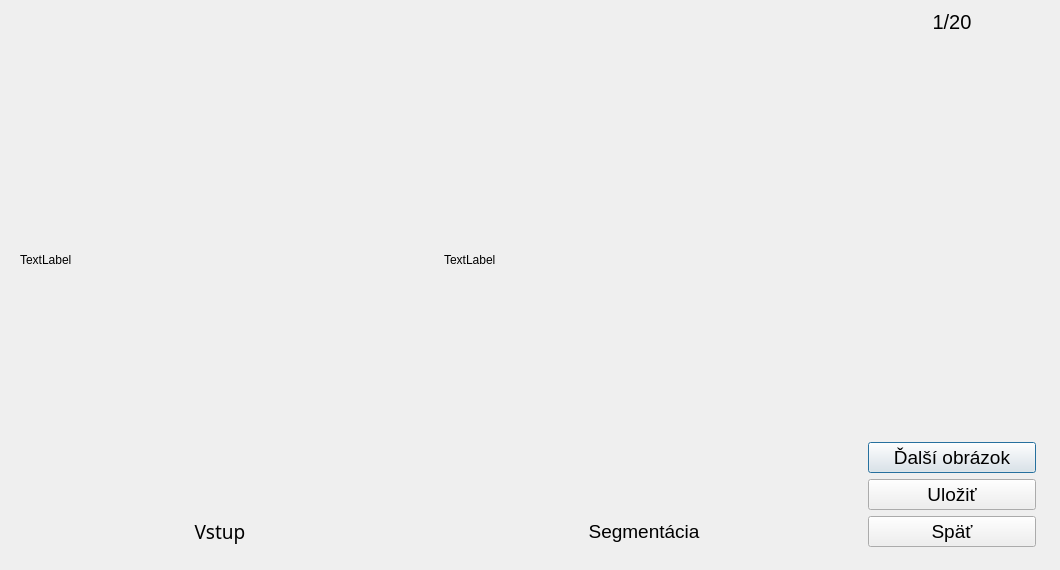
<?xml version="1.0" encoding="UTF-8"?>
<ui version="4.0">
 <class>Dialog</class>
 <widget class="QDialog" name="Dialog">
  <property name="geometry">
   <rect>
    <x>0</x>
    <y>0</y>
    <width>1060</width>
    <height>570</height>
   </rect>
  </property>
  <property name="windowTitle">
   <string>Segmentácia</string>
  </property>
  <widget class="QWidget" name="layoutWidget">
   <property name="geometry">
    <rect>
     <x>20</x>
     <y>10</y>
     <width>1016</width>
     <height>537</height>
    </rect>
   </property>
   <layout class="QHBoxLayout" name="horizontalLayout">
    <item>
     <layout class="QVBoxLayout" name="verticalLayout_2">
      <item>
       <widget class="QLabel" name="in_lb">
        <property name="sizePolicy">
         <sizepolicy hsizetype="Fixed" vsizetype="Fixed">
          <horstretch>0</horstretch>
          <verstretch>0</verstretch>
         </sizepolicy>
        </property>
        <property name="minimumSize">
         <size>
          <width>400</width>
          <height>500</height>
         </size>
        </property>
        <property name="autoFillBackground">
         <bool>true</bool>
        </property>
        <property name="text">
         <string>TextLabel</string>
        </property>
       </widget>
      </item>
      <item>
       <widget class="QLabel" name="label_3">
        <property name="font">
         <font>
          <family>Sans Serif</family>
          <pointsize>14</pointsize>
          <strikeout>false</strikeout>
          <kerning>true</kerning>
         </font>
        </property>
        <property name="autoFillBackground">
         <bool>false</bool>
        </property>
        <property name="text">
         <string>Vstup</string>
        </property>
        <property name="alignment">
         <set>Qt::AlignCenter</set>
        </property>
       </widget>
      </item>
     </layout>
    </item>
    <item>
     <spacer name="verticalSpacer_2">
      <property name="orientation">
       <enum>Qt::Vertical</enum>
      </property>
      <property name="sizeHint" stdset="0">
       <size>
        <width>18</width>
        <height>338</height>
       </size>
      </property>
     </spacer>
    </item>
    <item>
     <layout class="QVBoxLayout" name="verticalLayout_3">
      <item>
       <widget class="QLabel" name="out_lb">
        <property name="sizePolicy">
         <sizepolicy hsizetype="Fixed" vsizetype="Fixed">
          <horstretch>0</horstretch>
          <verstretch>0</verstretch>
         </sizepolicy>
        </property>
        <property name="minimumSize">
         <size>
          <width>400</width>
          <height>500</height>
         </size>
        </property>
        <property name="autoFillBackground">
         <bool>true</bool>
        </property>
        <property name="text">
         <string>TextLabel</string>
        </property>
       </widget>
      </item>
      <item>
       <widget class="QLabel" name="label_4">
        <property name="font">
         <font>
          <pointsize>14</pointsize>
          <strikeout>false</strikeout>
         </font>
        </property>
        <property name="text">
         <string>Segmentácia</string>
        </property>
        <property name="alignment">
         <set>Qt::AlignCenter</set>
        </property>
       </widget>
      </item>
     </layout>
    </item>
    <item>
     <spacer name="verticalSpacer_3">
      <property name="orientation">
       <enum>Qt::Vertical</enum>
      </property>
      <property name="sizeHint" stdset="0">
       <size>
        <width>18</width>
        <height>338</height>
       </size>
      </property>
     </spacer>
    </item>
    <item>
     <layout class="QVBoxLayout" name="verticalLayout_4">
      <item>
       <widget class="QLabel" name="counter">
        <property name="font">
         <font>
          <pointsize>15</pointsize>
         </font>
        </property>
        <property name="text">
         <string>1/20</string>
        </property>
        <property name="alignment">
         <set>Qt::AlignCenter</set>
        </property>
       </widget>
      </item>
      <item>
       <spacer name="verticalSpacer">
        <property name="orientation">
         <enum>Qt::Vertical</enum>
        </property>
        <property name="sizeHint" stdset="0">
         <size>
          <width>148</width>
          <height>218</height>
         </size>
        </property>
       </spacer>
      </item>
      <item>
       <layout class="QVBoxLayout" name="verticalLayout">
        <item>
         <widget class="QPushButton" name="next_btn">
          <property name="font">
           <font>
            <pointsize>14</pointsize>
           </font>
          </property>
          <property name="text">
           <string>Ďalší obrázok</string>
          </property>
         </widget>
        </item>
        <item>
         <widget class="QPushButton" name="save_btn">
          <property name="font">
           <font>
            <pointsize>14</pointsize>
           </font>
          </property>
          <property name="text">
           <string>Uložiť</string>
          </property>
         </widget>
        </item>
        <item>
         <widget class="QPushButton" name="back_btn">
          <property name="font">
           <font>
            <pointsize>14</pointsize>
           </font>
          </property>
          <property name="text">
           <string>Späť</string>
          </property>
         </widget>
        </item>
       </layout>
      </item>
     </layout>
    </item>
   </layout>
  </widget>
 </widget>
 <resources/>
 <connections/>
</ui>
